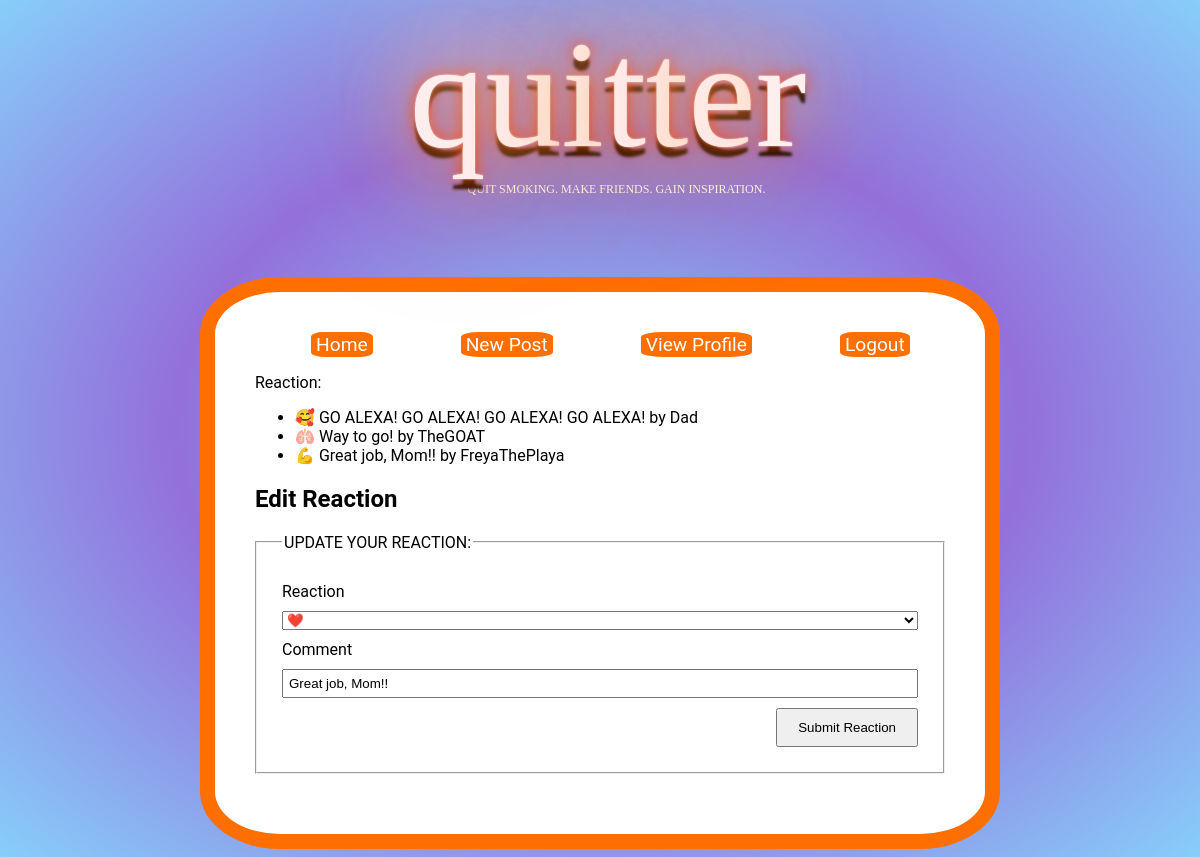
The page /post/3/reaction/22/edit (signed in) on the database its author committed.
### quitter_app/models.py (models this page shows, shortened)
class Reaction(db.Model):
    id = db.Column(db.Integer, primary_key=True)
    reaction = db.Column(db.Enum(ReactionEmoji))
    comment = db.Column(db.String(8000))
    photo_url = db.Column(URLType)
    created_by_id = db.Column(db.Integer, db.ForeignKey('user.id'))
    created_by = db.relationship('User')
    post_id = db.Column(db.Integer, db.ForeignKey('post.id'))
    post = db.relationship('Post', back_populates='reactions')

class User(UserMixin, db.Model):
    id = db.Column(db.Integer, primary_key=True)
    username = db.Column(db.String(80), nullable=False, unique=True)
    password = db.Column(db.String(200), nullable=False)
    first_name = db.Column(db.String(200))
    last_name = db.Column(db.String(200))
    email = db.Column(db.String(200))
    birth_date = db.Column(db.Date)
    quit_date = db.Column(db.Date)
    avg_cigs = db.Column(db.Integer)
    about_me = db.Column(db.String(8000))
    profile_pic = db.Column(URLType)
    posts = db.relationship('Post', back_populates='created_by')
    reactions = db.relationship('Reaction', back_populates='created_by')
    friend_list = db.relationship(
        'User', secondary='user_friend',
        primaryjoin=id==friend_list_table.c.user_id,
        secondaryjoin=id==friend_list_table.c.friend_id,
        backref='friends'
    )

### quitter_app/main/routes.py (the view)
@main.route('/post/<int:post_id>/reaction/<int:reaction_id>/edit', methods=['GET', 'POST'])
@login_required
def edit_reaction(post_id, reaction_id):
    reaction = Reaction.query.get_or_404(reaction_id)
    post = reaction.post
    if reaction.created_by != current_user:
        abort(403)
    form = ReactionForm(obj=reaction)
    if form.delete.data:
        return redirect(url_for('main.delete_reaction', reaction_id=reaction.id))
    if form.validate_on_submit():
        form.populate_obj(reaction)
        db.session.add(reaction)
        db.session.commit()
        flash(f'Good News! Your reaction was UPDATED successfully.')
        return redirect(url_for('main.homepage'))
    elif request.method == 'GET':
        form.comment.data = reaction.comment
    if reaction is None:
        flash('Reaction does not exist.')
        return redirect(url_for('main.homepage'))
    return render_template('edit_reaction.html', title='Edit Reaction', form=form, post=post, reaction=reaction)

### quitter_app/main/forms.py
class ReactionForm(FlaskForm):
    reaction = SelectField('Reaction', choices=ReactionEmoji.choices())
    comment = StringField('Comment')
    photo_url = StringField('Photo/GIF')
    submit = SubmitField('Submit Reaction')
    delete = SubmitField('Delete Reaction')

### quitter_app/extensions.py (called while the page is built)
@login_manager.user_loader
def load_user(user_id):
    return User.query.get(user_id)

### quitter_app/utils.py (called while the page is built)
    def __str__(self):
        return str(self.value)

### quitter_app/templates/edit_reaction.html (shortened to what this page needs)
{% extends 'base.html' %}
{% block content %}
<nav>
    <div class="navbar">
        {% if current_user.is_authenticated %}
            <a href="/">Home</a>
            <a href="/new_post">New Post</a>
        <br>
            <a href="/profile/{{current_user.username}}">View Profile</a>
        <br>
            <a href="/logout">Logout</a>
        {% else %}
            <a href="/signup">Sign Up</a>
            <a href="/login">Log In</a>
        {% endif %}
    </div>
</nav>
  <p>Reaction:</p>
  <ul>
    {% for reaction in post.reactions %}
      <li>{{ reaction.reaction }} {{ reaction.comment }} by {{ reaction.created_by.username }}</li>
    {% endfor %}
  </ul>
  <h2>Edit Reaction</h2>
    <form method="POST" action="{{ url_for('main.edit_reaction', post_id=post.id, reaction_id=reaction.id) }}">
        <fieldset>
        <legend>UPDATE YOUR REACTION:</legend>
        {{ form.reaction.label }}
        {{ form.reaction }}
        {{ form.comment.label }}
        {{ form.comment }}
        {{ form.submit }}
        </fieldset>
    </form>
{% endblock %}

### quitter_app/templates/base.html (shortened to what this page needs)
<!DOCTYPE html>
<html>
    <head>
        <header>
            <div class="logo">
                <b>qu<span>i</span>tt<span>e</span>r</b>
            </div>
            <div class="Title-Subtitle">QUIT SMOKING. MAKE FRIENDS. GAIN INSPIRATION.</div>
        </header>
        <div>
        <link rel="stylesheet" href="/static/style.css?v=1.0.0">
    </head>
    <body>
        <div id="content">
            {% block content %}{% endblock %}
        </div>
    </body>
</html>

### quitter_app/static/style.css (style rules this page uses)
body { display: flex; flex-direction: column; align-items: center; background: radial-gradient(#87cefa, #9370db, #87cefa); font-family: Roboto; min-height: 100vh; }
#content { width: 70%; max-width: auto; min-width: 800px; background-color: white; padding: 40px; border: 15px solid rgb(255, 111, 0); border-radius: 10%; box-sizing: border-box; margin: auto; }
.logo b { font: 400 19vh "Pacifico"; color: #fee; position: relative; justify-content: center; padding-left: 1rem; text-align: center; text-shadow: 0 -40px 100px, 0 0 2px, 0 0 1em #ff6700, 0 0 0.5em #fe8802, 0 0 0.1em #fe3403, 0 10px 3px #000; }
.logo b span { animation: blink linear infinite 2s; }
.logo b span:nth-of-type(2) { animation: blink linear infinite 3s; }
.Title-Subtitle { font-size: 12px; font-family: monaco; color: white; margin: 0; margin-top: 0; margin-bottom: 10px; padding-bottom: 70px; padding-left: 2.75em; justify-content: center; text-align: center; }
nav { width: 100%; display: flex; flex-direction: row; justify-content: space-between; }
nav a { color: navy; text-decoration: none; padding: 1px 5px; font-size: 1.2em; }
fieldset { display: flex; flex-direction: column; margin: 20px 0; padding: 20px; }
fieldset * { margin: 5px; }
fieldset input { padding: 5px; }
input[type="submit"] { padding: 10px 20px; align-self: flex-end; }
.navbar { display: flex; justify-content: center; align-items: center; flex-wrap: nowrap; }
.navbar a { display: flex; flex-direction: row; color: white; background-color: rgb(255, 111, 0); border-radius: 20%; margin-right: 2rem; margin-left: 3.5rem; }

### rows shown on the page
Reaction: reaction "🥰", comment "GO ALEXA! GO ALEXA! GO ALEXA! GO ALEXA!", created_by.username "Dad"
Reaction: reaction "🫁", comment "Way to go!", created_by.username "TheGOAT"
Reaction: reaction "💪", comment "Great job, Mom!!", created_by.username "FreyaThePlaya", reaction "❤️"
